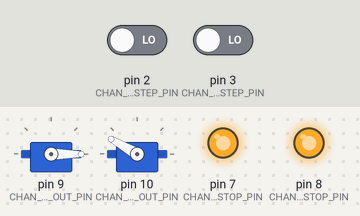
Bench run of a sketch on a simulated Arduino Uno, built with avr-gcc and run on an emulated ATmega328P. Parts: 2 × servo, output pins drawn as LEDs (lit = HIGH). The test bench sets the inputs (shaded band); at power-on: pin 2 (CHAN_1_STEP_PIN) LOW, pin 3 (CHAN_0_STEP_PIN) LOW.

Above: at 0.1 s.
Timing chart, 0 to 1.6 s (numbered marks = the images above):
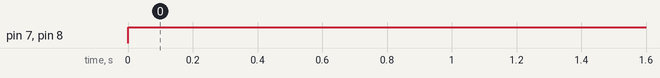

The sketch:

stepper-to-servo.ino
```cpp
#include <Arduino.h>
#include <Servo.h>


int linearMapPercentage(float percent, int servoMinDeg, int servoMaxDeg) {
    return map(
        percent * 10000,
        0 * 10000,
        1 * 10000,
        servoMinDeg,
        servoMaxDeg
    );

}


int scotchYokeMapPercentage(float percent, int servoMinDeg, int servoMaxDeg) {

//    float minTheta = servoMinDeg * PI / 180.0 - (PI / 2.0f);
//    float maxTheta = servoMaxDeg * PI / 180.0 - (PI / 2.0f);
//    float minDist = sin(minTheta);
//    float maxDist = sin(maxTheta);
//    float totalTravel = maxDist - minDist;
//    float travelDist = minDist + percent * totalTravel;

        // Inverse Scotch yoke: linear position -> crank angle
    // θ in range [-π/2, +π/2]
    float theta = asin(2.0f * percent - 1.0f);

    // Normalize angle to [0.0, 1.0]
    float angleNorm = (theta + (PI / 2.0f)) / PI;

    // Map angle to servo degrees
    // Assuming min and max servo degrees correspond to bottom and top positions
    return linearMapPercentage(angleNorm, servoMinDeg, servoMaxDeg);
    //return (theta + (PI / 2.0f)) * 180.0 / PI;

}


class ServoStepper {
public:
    // Public endstop indicators
    bool endstopPlus  = false;
    bool endstopMinus = false;

    // Constructor
    ServoStepper(
        uint8_t servoPin,
        int (*mappingStrategyFn)(float, int, int),
        int servoMinDeg = 0,
        int servoMaxDeg = 180,
        int totalSteps = 100
    )
        : _pin(servoPin),
          _mappingStrategy(mappingStrategyFn),
          _servoMin(servoMinDeg),
          _servoMax(servoMaxDeg),
          _totalSteps(totalSteps)
    {
    }

    void begin() {
        _servo.attach(_pin);
        step(0);
    }

    void step(int32_t stepsCount) {

        float percent = (float)stepsCount / (float)_totalSteps;

        endstopPlus = stepsCount >= _totalSteps;
        endstopMinus = stepsCount <= 0;

        int currentAngleDeg = (*_mappingStrategy)(
            percent,
            _servoMin,
            _servoMax
        );

        _servo.write(currentAngleDeg);
    }

private:
    Servo _servo;
    uint8_t _pin;

    int _servoMin;
    int _servoMax;
    int _totalSteps;
    int (*_mappingStrategy)(float, int, int);

};

//////////////////////////////////////////////

#define CHAN_0_STEP_PIN 3  // needs interrupt pin
#define CHAN_0_DDR DDRD
#define CHAN_0_DIR_PORT PIND
#define CHAN_0_DIR_PIN PD6
#define CHAN_0_ENDSTOP_PIN 8

#define CHAN_0_SERVO_OUT_PIN 9

#define CHAN_1_STEP_PIN 2  // needs interrupt pin
#define CHAN_1_DDR DDRD
#define CHAN_1_DIR_PORT PIND
#define CHAN_1_DIR_PIN PD5
#define CHAN_1_ENDSTOP_PIN 7

#define CHAN_1_SERVO_OUT_PIN 10

#define CHAN_0_TOTAL_STEPS 460
#define CHAN_1_TOTAL_STEPS 100

volatile int32_t stepCountA = 0;
volatile int32_t stepCountB = 0;

void ISR_stepA() {
    // digitalRead is too slow?
    //bool dir = digitalRead(CHAN_0_DIR_PIN);
    bool dir = CHAN_0_DIR_PORT & _BV(CHAN_0_DIR_PIN);

    //constrain() is not ISR-safe (it’s a macro with comparisons).
    //stepCountA = constrain(stepCountA, 0, CHAN_0_TOTAL_STEPS);
    if (dir) {
        if (stepCountA < CHAN_0_TOTAL_STEPS) stepCountA++;
    } else {
        if (stepCountA > 0) stepCountA--;
    }
}

void ISR_stepB() {
    // digitalRead is too slow?
    //bool dir = digitalRead(CHAN_1_DIR_PIN);
    bool dir = CHAN_1_DIR_PORT & _BV(CHAN_1_DIR_PIN);


    //constrain() is not ISR-safe (it’s a macro with comparisons).
    //stepCountB = constrain(stepCountB, 0, CHAN_1_TOTAL_STEPS);
    if (dir) {
        if (stepCountB < CHAN_1_TOTAL_STEPS) stepCountB++;
    } else {
        if (stepCountB > 0) stepCountB--;
    }
}


ServoStepper chanAServo(
    CHAN_0_SERVO_OUT_PIN,
    scotchYokeMapPercentage, //linearMapPercentage,
    0, 180,
    CHAN_0_TOTAL_STEPS
);

ServoStepper chanBServo(
    CHAN_1_SERVO_OUT_PIN,
    linearMapPercentage,
    150, 60,
    CHAN_1_TOTAL_STEPS
);


void setup() {

    pinMode(CHAN_0_STEP_PIN, INPUT);
    pinMode(CHAN_1_STEP_PIN, INPUT);

    attachInterrupt(digitalPinToInterrupt(CHAN_0_STEP_PIN), ISR_stepA, RISING);
    attachInterrupt(digitalPinToInterrupt(CHAN_1_STEP_PIN), ISR_stepB, RISING);

    CHAN_0_DDR &= ~_BV(CHAN_0_DIR_PIN);   // clear bit → INPUT
    CHAN_1_DDR &= ~_BV(CHAN_1_DIR_PIN);   // clear bit → INPUT

    pinMode(CHAN_0_ENDSTOP_PIN, OUTPUT);
    pinMode(CHAN_1_ENDSTOP_PIN, OUTPUT);

    chanAServo.begin();
    chanBServo.begin();
}


void loop() {

    noInterrupts();
    int32_t stepsA = stepCountA;
    int32_t stepsB = stepCountB;
    interrupts();

    chanAServo.step(stepsA);
    chanBServo.step(stepsB);

    digitalWrite(CHAN_0_ENDSTOP_PIN, chanAServo.endstopMinus || chanAServo.endstopPlus);
    digitalWrite(CHAN_1_ENDSTOP_PIN, chanBServo.endstopMinus || chanBServo.endstopPlus);
    delay(20);

}
```

Measured:
- by itself, pin 7 (CHAN_1_ENDSTOP_PIN), pin 8 (CHAN_0_ENDSTOP_PIN): LOW → HIGH at 0.00 s
